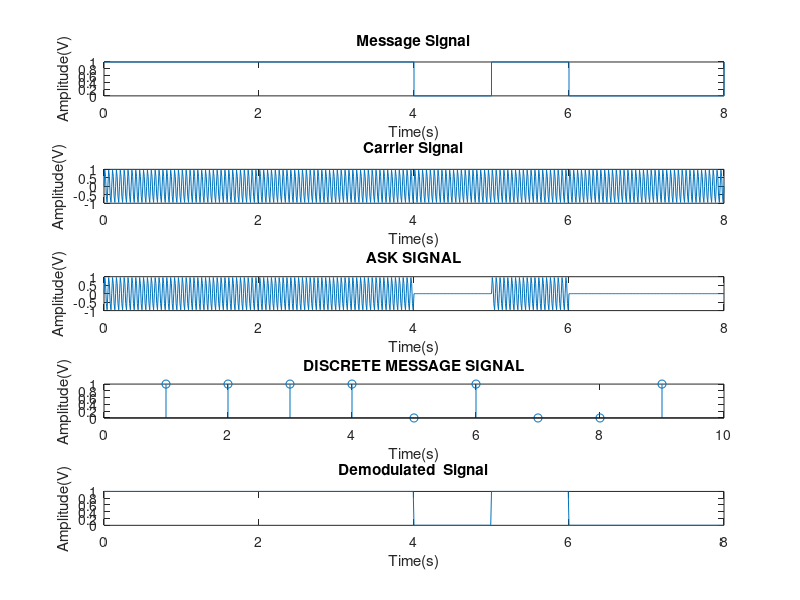

Here is the MATLAB script that generated this plot:
%ASK modulation and demodulation

close all;
clear all;
clc;

fc=20;
m=rand(1,8);
l=length(m);
for i=1:1:l
    if m(i)>= 0.5
        m(i)=1;
    else
        m(i)=0;
    end
end
m(l+1)=1;
tn=0:l;

%Message Signal
subplot(5,1,1);
stairs(tn,m);
xlabel('Time(s)');
ylabel('Amplitude(V)');
title('Message Signal');
 
%Carrier generation
t=0:0.01:l;
c=sin(2*pi*fc*t);
subplot(5,1,2);
plot(t,c);
xlabel('Time(s)');
ylabel('Amplitude(V)');
title('Carrier Signal');
 
%ASK Modulated signal generation
 for i=1:l
     for j=(i-1)*100:i*100
         if(m(i)==1);
            s(j+1)=c(j+1);
        else
            s(j+1)=0;
         end
     end
end
subplot(5,1,3);
plot(t,s);
xlabel('Time(s)');
ylabel('Amplitude(V)');
title('ASK SIGNAL');

subplot(5,1,4);
stem(m);
xlabel('Time(s)');
ylabel('Amplitude(V)');
title('DISCRETE MESSAGE SIGNAL');

%ASK Demodulated signal generation
for i=1:l;
    for j=(i-1)*100:i*100;
        if(s(j+1)==c(j+1));
            x(j+1)=1;
        else
            x(j+1)=0;
        end
    end
end
subplot(5,1,5);
plot(t,x);
xlabel('Time(s)');
ylabel('Amplitude(V)');
title('Demodulated  Signal');
